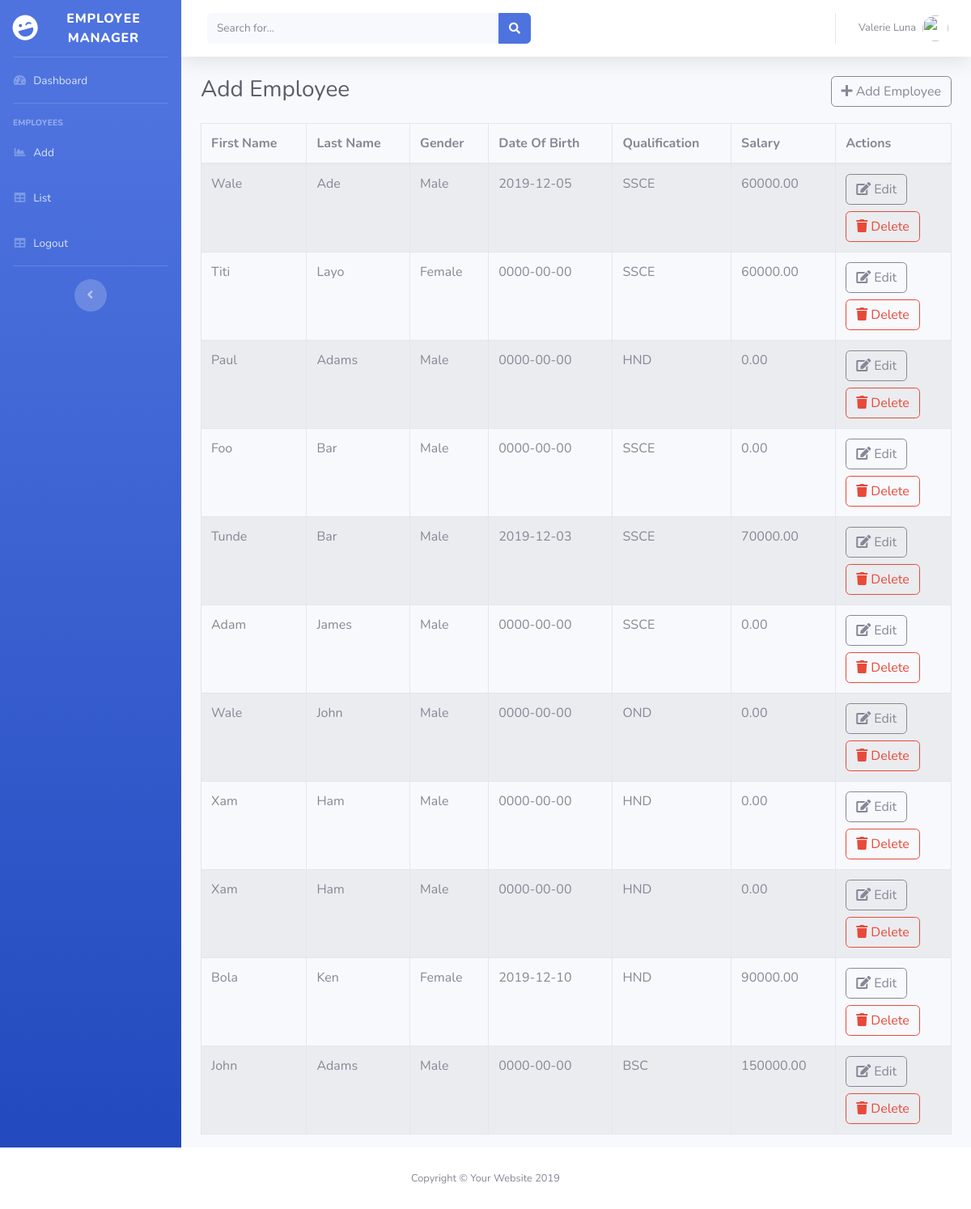
/list.php (signed in), run on the app's committed database.
### tables this page shows
CREATE TABLE `employee` (
  `id` int(10) NOT NULL,
  `firstname` varchar(300) NOT NULL,
  `lastname` varchar(300) DEFAULT NULL,
  `date_of_birth` date DEFAULT NULL,
  `qualification_id` int(10) DEFAULT NULL,
  `salary` decimal(10,2) DEFAULT NULL,
  `date_joined` date DEFAULT NULL,
  `gender` varchar(100) NOT NULL
);

CREATE TABLE `qualification` (
  `id` int(10) NOT NULL,
  `name` varchar(100) DEFAULT NULL
);

### includes/functions.php (called while the page is built, shortened)
<?php
function get_employees()
{
    return sql_fetch_all('SELECT `employee`.*,`qualification`.`name` as `qualification_name`  FROM `employee` LEFT JOIN `qualification` ON `qualification`.`id` = `employee`.`qualification_id`');
}
function sql_query($sql, $bind_param = null, $data = null)
{
    global $conn;
    if( $bind_param &&  $data  )
    {
        $stmt = $conn->prepare($sql);
        if($conn->error)
        {
            throw new Exception($conn->error);
        }
        $stmt->bind_param($bind_param, ...$data);
        $stmt->execute();
    }
    else
    {
        $stmt = $conn->query($sql);
    }
    return  $stmt;
}
function sql_fetch_all($sql, $bind_param = null, $data = null)
{
    $stmt = sql_query($sql, $bind_param, $data);
    $r = $bind_param ? $stmt->get_result() : $stmt;
    $data = [];
    while ( $row = mysqli_fetch_assoc($r) ) {
        $data[] = $row;
    }
    return $data;
}

### employee_table.php (the view, shortened to what this page needs)
<div class="row">
<div class="col  table-responsive">
<table class="table table-bordered table-striped">
<thead>
          <tr>
    <th>First Name</th>
    <th>Last Name</th>
    <th>Gender</th>
    <th>Date Of Birth</th>
    <th>Qualification</th>
    <th>Salary</th>
    <th>Actions</th>
</tr>
</thead>
<tbody>
<?php
    foreach ($employees as $row)
    { ?>
            <tr>
                <td>
                    <?= $row['firstname'] ?>
                </td>
                <td>
                    <?= $row['lastname'] ?>
                </td>
                <td>
                    <?= $row['gender'] ?>
                </td>
                <td>
                    <?= $row['date_of_birth'] ?>
                </td>
                <td>
                    <?= $row['qualification_name'] ?>
                </td>
                <td>
                    <?= $row['salary'] ?>
                </td>
                <td>
                    <a class="btn btn-outline-secondary mb-2" href="update.php?employee_id=<?= $row['id'] ?>">
                    <i class="fa fa-edit"></i> Edit</a>
                    <form method="post">
                    <button class="btn btn-outline-danger" name="delete_btn" onclick="return confirm('Delete employee: <?= $row['firstname'] ?>?')? true : false" href="delete.php?employee_id=<?= $row['id'] ?>">
                    <i class="fa fa-trash"></i> Delete</button>
                    </form>
                  </td>
            </tr>
        <?php }
?>
</tbody>
</table>
    </div>
    </div>

### includes/header.php (shortened to what this page needs)
<!DOCTYPE html>
<html lang="en">
<head>
  <link href="vendor/fontawesome-free/css/all.min.css" rel="stylesheet" type="text/css">
  <link href="css/sb-admin-2.min.css" rel="stylesheet">

### list.php (shortened to what this page needs)
<?php
include_once 'config.php';
include_once 'includes/functions.php';
$employees = get_employees();
?>
<?php  include_once 'includes/header.php' ?>
</head>
<body id="page-top">
  <div id="wrapper">
  <?php include_once 'includes/sidebar.php'; ?>
    <div id="content-wrapper" class="d-flex flex-column">
      <div id="content">
      <?php include_once 'includes/topbar.php'; ?>
        <div class="container-fluid">
          <div class="row">
              <div class="col">
          <h1 class="h3 d-inline-block mb-4 text-gray-800">Add Employee</h1>
              </div>
              <div class="col text-right">
         <a  href="add.php" class="btn btn-outline-secondary">
             <i class="fa fa-plus"></i> Add Employee</a>
              </div>
          </div>
          <?php include_once 'employee_table.php' ?>
    </div>
    </div>
        </div>
      </div>
      <footer class="sticky-footer bg-white">
        <div class="container my-auto">
          <div class="copyright text-center my-auto">
            <span>Copyright &copy; Your Website 2019</span>
          </div>
        </div>
      </footer>
</body>
</html>

### includes/sidebar.php
   <ul class="navbar-nav bg-gradient-primary sidebar sidebar-dark accordion" id="accordionSidebar">
<a class="sidebar-brand d-flex align-items-center justify-content-center" href="index.html">
  <div class="sidebar-brand-icon rotate-n-15">
    <i class="fas fa-laugh-wink"></i>
  </div>
  <div class="sidebar-brand-text mx-3">Employee Manager </div>
</a>
<hr class="sidebar-divider my-0">
<li class="nav-item">
  <a class="nav-link" href="/">
    <i class="fas fa-fw fa-tachometer-alt"></i>
    <span>Dashboard</span></a>
</li>
<hr class="sidebar-divider">
<div class="sidebar-heading">
  Employees
</div>
<li class="nav-item">
  <a class="nav-link" href="add.php">
    <i class="fas fa-fw fa-chart-area"></i>
    <span>Add</span></a>
</li>
<li class="nav-item">
  <a class="nav-link" href="list.php">
    <i class="fas fa-fw fa-table"></i>
    <span>List</span></a>
</li>
<li class="nav-item">
  <a class="nav-link" href="logout.php">
    <i class="fas fa-fw fa-table"></i>
    <span>Logout</span></a>
</li>
<hr class="sidebar-divider d-none d-md-block">
<div class="text-center d-none d-md-inline">
  <button class="rounded-circle border-0" id="sidebarToggle"></button>
</div>
</ul>

### includes/topbar.php (shortened to what this page needs)
<nav class="navbar navbar-expand navbar-light bg-white topbar mb-4 static-top shadow">
  <form class="d-none d-sm-inline-block form-inline mr-auto ml-md-3 my-2 my-md-0 mw-100 navbar-search">
    <div class="input-group">
      <input type="text" class="form-control bg-light border-0 small" placeholder="Search for..." aria-label="Search" aria-describedby="basic-addon2">
      <div class="input-group-append">
        <button class="btn btn-primary" type="button">
          <i class="fas fa-search fa-sm"></i>
        </button>
      </div>
    </div>
  </form>
  <ul class="navbar-nav ml-auto">
    <li class="nav-item dropdown no-arrow">
      <a class="nav-link dropdown-toggle" href="#" id="userDropdown" role="button" data-toggle="dropdown" aria-haspopup="true" aria-expanded="false">
        <span class="mr-2 d-none d-lg-inline text-gray-600 small">Valerie Luna</span>
        <img class="img-profile rounded-circle" src="https://source.unsplash.com/QAB-WJcbgJk/60x60">
      </a>
    </li>
  </ul>
</nav>

### data on the page
employee: firstname "Wale", lastname "Ade", gender "Male", date_of_birth "2019-12-05", qualification.name "SSCE", salary "60000.00"
employee: firstname "Titi", lastname "Layo", gender "Female", date_of_birth "0000-00-00", qualification.name "SSCE", salary "60000.00"
employee: firstname "Paul", lastname "Adams", gender "Male", date_of_birth "0000-00-00", qualification.name "HND", salary "0.00"
employee: firstname "Foo", lastname "Bar", gender "Male", date_of_birth "0000-00-00", qualification.name "SSCE", salary "0.00"
employee: firstname "Tunde", lastname "Bar", gender "Male", date_of_birth "2019-12-03", qualification.name "SSCE", salary "70000.00"
employee: firstname "Adam", lastname "James", gender "Male", date_of_birth "0000-00-00", qualification.name "SSCE", salary "0.00"
employee: firstname "Wale", lastname "John", gender "Male", date_of_birth "0000-00-00", qualification.name "OND", salary "0.00"
employee: firstname "Xam", lastname "Ham", gender "Male", date_of_birth "0000-00-00", qualification.name "HND", salary "0.00"
employee: firstname "Xam", lastname "Ham", gender "Male", date_of_birth "0000-00-00", qualification.name "HND", salary "0.00"
employee: firstname "Bola", lastname "Ken", gender "Female", date_of_birth "2019-12-10", qualification.name "HND", salary "90000.00"
employee: firstname "John", lastname "Adams", gender "Male", date_of_birth "0000-00-00", qualification.name "BSC", salary "150000.00"
